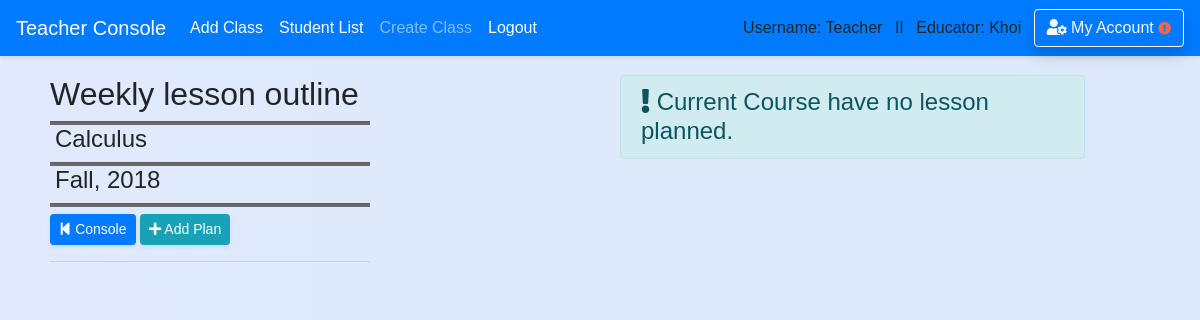
Page /teacher/lesson_plan/5/ (signed in) on the earlier database version.
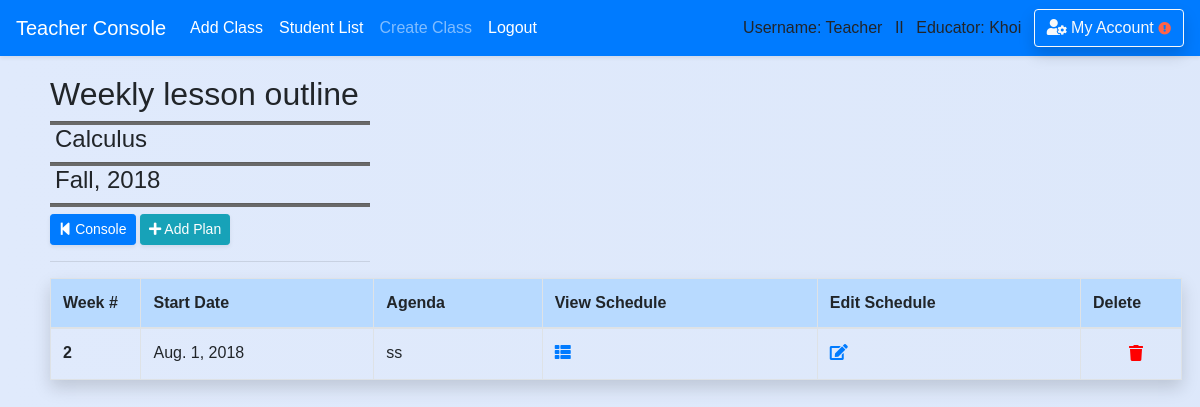
Same page on the later database version.
### school_app/models.py (models this page shows, shortened)
class Lesson_plan(models.Model):
    course_title = models.CharField(max_length=50,default='')
    teacher_idx = models.CharField(max_length=10,default='')
    week_number = models.CharField(max_length=10,default='')
    agenda = models.CharField(max_length=450,default='Agenda Goes Here')
    monday_date = models.DateField(blank=True, null=True)
    tuesday_date = models.DateField(blank=True, null=True)
    wednesday_date = models.DateField(blank=True, null=True)
    thursday_date = models.DateField(blank=True, null=True)
    friday_date= models.DateField(blank=True, null=True)
    monday_assignment = models.CharField(max_length=400,default='a')
    tuesday_assignment= models.CharField(max_length=400,default='s')
    wednesday_assignment= models.CharField(max_length=400,default='d')
    thursday_assignment= models.CharField(max_length=400,default='f')
    friday_assignment= models.CharField(max_length=400,default='g')
    weekend_assignment = models.CharField(max_length=300,default='h')
    teacher = models.ForeignKey('Teacher',blank=True, null=True, on_delete = models.SET_NULL)
    course = models.ForeignKey('Course',blank=True, null=True, on_delete = models.SET_NULL)
    last_modifield = models.DateTimeField(auto_now=True, blank=True,null=True,)
    create_date = models.DateField(auto_now_add=True, blank=True,null=True,)

### school_app/views_logged.py (the view)
# urls.py: path('teacher/lesson_plan/<int:course_id>/',views_logged.lesson_plan, name='view_lesson_plan'),
@require_http_methods(["GET"])
def lesson_plan(request,course_id=None): #list all lesson plan created
    if is_login(request) == False:
        return redirect('/login')
    if is_login(request) == True:
        if request.user.profile.is_teacher == False:
            messages.warning(request, "You don't have Instructor's Privilege!")
            return redirect('/')
        course = Course.objects.filter(id=course_id).first()
        lesson_plan = Lesson_plan.objects.filter(course=course)
        return render(request,'teacher/lesson_plan/view_weekly_lesson_plan.html',
        {'course':course,'lesson_plan':lesson_plan})

### school_app/views_functions.py (called while the page is built)
def is_login(request):
    if not request.user.is_authenticated:
        messages.warning(request, "Please Login or Create an Account.")
        return False
    return True

### school_app/templates/teacher/lesson_plan/view_weekly_lesson_plan.html (shortened to what this page needs)
{% extends 'base.html' %}
{% block content %}
<div class='content'>
  <div class="container-fuild form-row" style='width:100%'>
    <div class="col-md-6">
        <div style="width: 320px">
        <h2>Weekly lesson outline</h2>
        <hr class='hr-line'/>
        <h4 style='padding-left: 5px'>{{ course.course_title }}</h4>
        <hr class='hr-line'/>
        <h4 style='padding-left: 5px'>{{ course.semester }}, {{ course.year }}</h4>
        <hr class='hr-line'/>
        <a href='{% url "teacher" %}' class="btn btn-sm btn-primary shadow-sm" ><i class="fas fa-step-backward"></i> Console</a></a>
        <a href='{% url "add_lesson_plan" course_id=course.id %}' class="btn btn-info btn-sm shadow-sm" role="button"><i class="fas fa-plus"></i> Add Plan</a>
        <hr/>
    </div></div>
    <div class="col-md-5">
        {% if lesson_plan %}
    </div></div>
        <div class='mr-2'>
          <table class="table table-hover table-bordered  shadow">
            <thead class='table-primary'>
            <tr>
              <th scope="col"style="width: 8%">Week #</th>
              <th scope="col">Start Date</th>
              <th scope="col">Agenda</th>
              <th scope="col">View Schedule</th>
              <th scope="col">Edit Schedule</th>
              <th scope="col" style="width: 8%">Delete</th>
            </tr>
            </thead>
            <tbody>
        {% for lesson in lesson_plan %}
            <tr>
              <th scope="row">{{ lesson.week_number }}</th>
              <td>{{ lesson.monday_date }}</td>
              <td>{{ lesson.agenda}}</td>
              <td>
                <a href='{% url "weekly_lesson_plan" lesson_plan_id=lesson.id  %}'><i class="fas fa-th-list"></i></a>
              </td>
              <td>
                <a href='{% url "edit_lesson_plan" lesson_plan_id=lesson.id  %}'><i class="fas fa-edit"></i></a>
              </td>
              <td>
                <form action='/teacher/lesson_plan/delete_lesson_plan/' method='post'>{% csrf_token %}
                  <button type='submit' style='border:none;background:none;cursor: pointer;cursor: hand;'>
                    <i style='color:red' class="fas fa-trash test" data-toggle="popover" data-placement="top" data-trigger="hover" data-content="Alert!"></i>
                  </button>
                </form>
              </td>
            </tr>
        {% endfor %}
            </tbody>
          </table>
        </div>
        {% else %}
        <h4><div class="alert-inherit alert-info" role="alert"><i class="fas fa-exclamation"></i> Current Course have no lesson planned. </div></h4>
        {% endif %}
        <br><br>
</div>
{% endblock %}

Differences in the rows shown:
added Lesson_plan: week_number "2", monday_date "Aug. 1, 2018", agenda "ss"
Other differences:
text no longer shown: "Current Course have no lesson planned."
text now shown: "Week # Start Date Agenda View Schedule Edit Schedule Delete"
